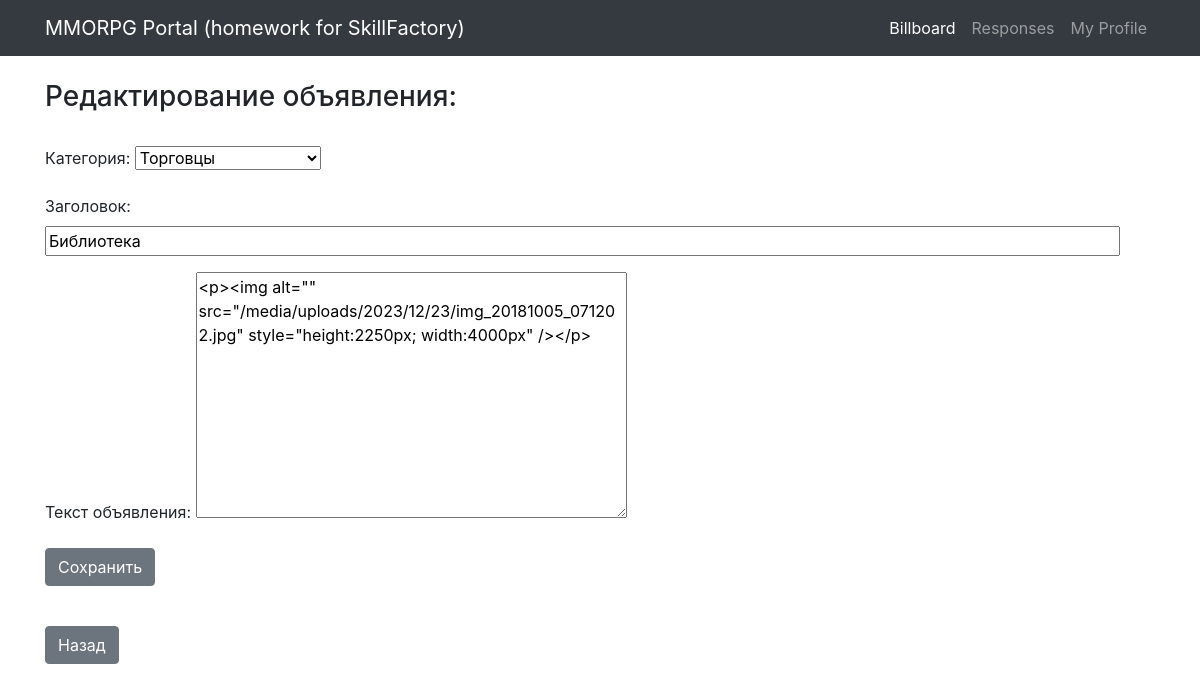
Screenshot of /post/1/edit (signed in) with the database file from the repository.
### board/models.py (models this page shows)
class Post(models.Model):
    CAT = (('tanks', 'Танки'),
           ('healers', 'Хилы'),
           ('damage_dealers', 'ДД'),
           ('dealers', 'Торговцы'),
           ('gildmasters', 'Гилдмастеры'),
           ('quest_givers', 'Квестгиверы'),
           ('blacksmiths', 'Кузнецы'),
           ('tanners', 'Кожевники'),
           ('potion_makers', 'Зельевары'),
           ('spell_masters', 'Мастера заклинаний'))
    author = models.ForeignKey(User, on_delete=models.CASCADE)
    category = models.CharField(max_length=15, choices=CAT, verbose_name='Категория')
    dateCreation = models.DateTimeField(auto_now_add=True)
    title = models.CharField(max_length=256, verbose_name='Название')
    text = RichTextUploadingField()

### board/views.py (the view, shortened to what this page needs)
# urls.py: path('post/<int:pk>/edit', EditPost.as_view()),
class EditPost(PermissionRequiredMixin, UpdateView):
    permission_required = 'board.change_post'
    template_name = 'edit_post.html'
    form_class = PostForm
    success_url = '/create/'
    def dispatch(self, request, *args, **kwargs):
        author = Post.objects.get(pk=self.kwargs.get('pk')).author.username
        if self.request.user.username == 'admin' or self.request.user.username == author:
            return super().dispatch(request, *args, **kwargs)
        else:
            return HttpResponse("Редактировать объявление может только его автор")
    def get_object(self, **kwargs):
        id = self.kwargs.get('pk')
        return Post.objects.get(pk=id)

### board/forms.py
class PostForm(forms.ModelForm):
    class Meta:
        model = Post
        widgets = {'title': forms.TextInput(attrs={'size': '100'})}
        fields = ('category', 'title', 'text',)
    def __init__(self, *args, **kwargs):
        super(PostForm, self).__init__(*args, **kwargs)
        self.fields['category'].label = "Категория:"
        self.fields['title'].label = "Заголовок"
        self.fields['text'].label = "Текст объявления:"

### templates/edit_post.html (shortened to what this page needs)
{% extends 'default.html' %}
{% load bootstrap4 %}
{% load static %}
{% block content %}
    <br>
    <h3>Редактирование объявления:</h3><br>
	<form method="post" enctype="multipart/form-data">
        {{ form.as_p }}
		<input class="btn btn-secondary" type="submit" value="Сохранить">
	</form><br>
    <input type=button value="Назад" class="btn btn-secondary" onClick="javascript:history.go(-1);">
{% endblock content %}

### rows the page displays
Post: category "Торговцы", title "Библиотека", text "<p><img alt=\"\" src=\"/media/uploads/2023/12/23/img_20181005_071202.jpg\" style=\"height:2250px; width:4000px\" /></p>"
